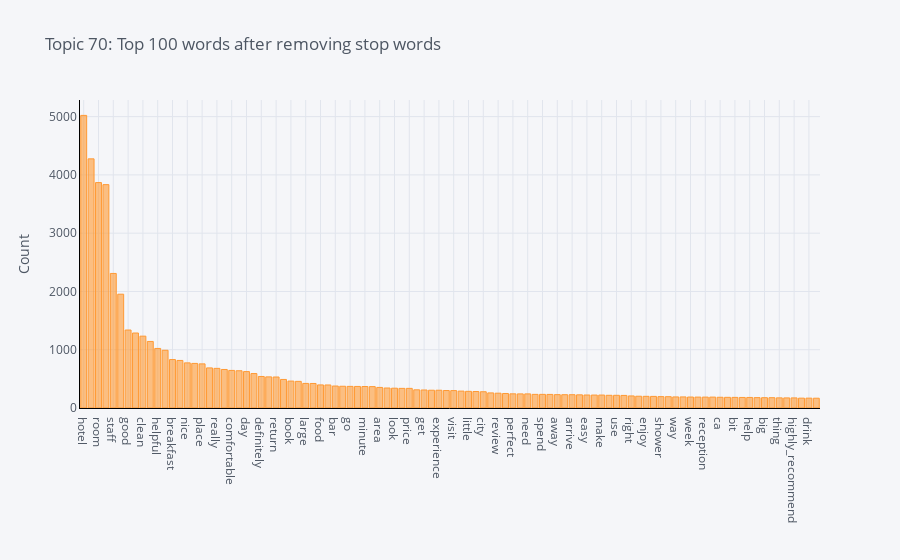

Notebook cell for this chart:
### Code cell
plot_model(tuned_unsupervised, plot = 'frequency', topic_num = 'Topic 70')

### Figure 1 — Plotly figure (JSON) as saved in the notebook; plotly's stock layout.template omitted (floating-point values rounded to 4 significant figures)
{"data": [{"name": "count", "text": "", "y": [5021, 4275, 3868, 3833, 2309, 1953, 1338, 1287, 1233, 1142, 1022, 991, 831, 816, 774, 765, 757, 688, 680, 661, 645, 639, 625, 591, 541, 534, 532, 490, 462, 457, 422, 421, 396, 395, 377, 373, 371, 370, 369, 367, 353, 343, 340, 337, 337, 312, 309, 305, 305, 300, 299, 290, 286, 283, 279, 259, 254, 249, 243, 242, 242, 234, 234, 233, 229, 228, 228, 226, 223, 222, 222, 218, 218, 216, 207, 202, 200, 199, 195, 194, 190, 190, 188, 187, 187, 187, 184, 183, 182, 181, 181, 178, 177, 177, 174, 173, 173, 169, 169, 168], "marker": {"color": "rgba(255, 153, 51, 0.6)", "line": {"color": "rgba(255, 153, 51, 1.0)", "width": 1}}, "x": ["hotel", "great", "room", "stay", "staff", "location", "good", "night", "clean", "friendly", "helpful", "excellent", "breakfast", "time", "nice", "fantastic", "place", "restaurant", "really", "service", "comfortable", "walk", "day", "view", "definitely", "bed", "return", "small", "book", "bathroom", "large", "wonderful", "food", "recommend", "bar", "love", "go", "floor", "minute", "trip", "area", "free", "look", "quiet", "price", "value", "get", "check", "experience", "say", "visit", "modern", "little", "want", "city", "problem", "review", "lovely", "perfect", "include", "need", "close", "spend", "pool", "away", "overall", "arrive", "beautiful", "easy", "feel", "make", "come", "use", "desk", "right", "people", "enjoy", "year", "shower", "lot", "way", "eat", "week", "amazing", "reception", "extremely", "ca", "ask", "bit", "take", "help", "think", "big", "family", "thing", "bus", "highly_recommend", "spacious", "drink", "give"], "type": "bar", "orientation": "v"}], "layout": {"title": {"text": "Topic 70: Top 100 words after removing stop words", "font": {"color": "#4D5663"}}, "paper_bgcolor": "#F5F6F9", "plot_bgcolor": "#F5F6F9", "yaxis": {"tickfont": {"color": "#4D5663"}, "title": {"text": "Count", "font": {"color": "#4D5663"}}, "showgrid": true, "zerolinecolor": "#E1E5ED", "gridcolor": "#E1E5ED", "linecolor": "black"}, "xaxis": {"tickfont": {"color": "#4D5663"}, "title": {"text": "", "font": {"color": "#4D5663"}}, "showgrid": true, "zerolinecolor": "#E1E5ED", "gridcolor": "#E1E5ED", "linecolor": "black"}, "legend": {"bgcolor": "#F5F6F9", "font": {"color": "#4D5663"}}}}
